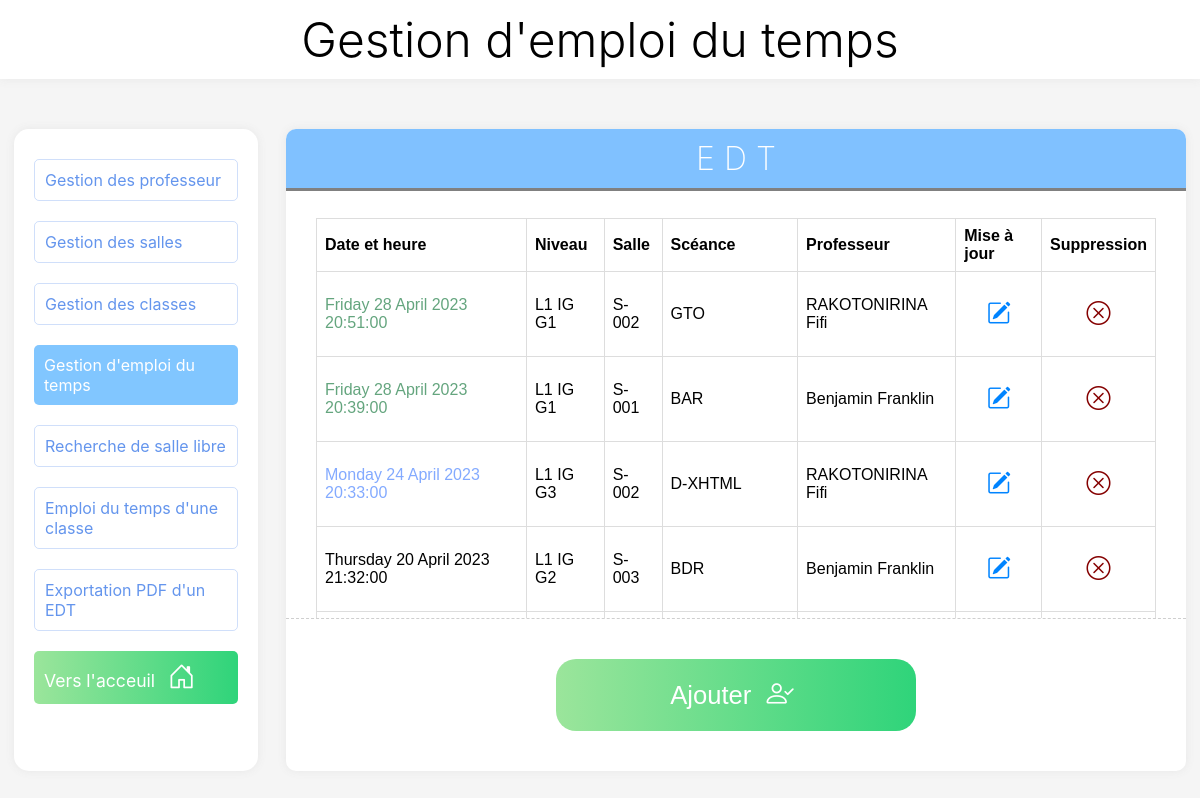
The app's page /view/edt/all.php with its own data.
### tables this page shows
CREATE TABLE IF NOT EXISTS `emploi_du_temps` (
  `id` int NOT NULL AUTO_INCREMENT,
  `idsalle` int NOT NULL,
  `design_salle` varchar(50) NOT NULL,
  `idprof` varchar(20) NOT NULL,
  `idclasse` varchar(10) NOT NULL,
  `cours` varchar(30) NOT NULL,
  `date` datetime NOT NULL,
  PRIMARY KEY (`id`),
  KEY `fk_idsalle` (`idsalle`),
  KEY `fk_idprof` (`idprof`),
  KEY `fk_idclasse` (`idclasse`)
);

CREATE TABLE IF NOT EXISTS `classe` (
  `idclasse` varchar(10) NOT NULL,
  `niveau` varchar(10) NOT NULL,
  PRIMARY KEY (`idclasse`)
);

CREATE TABLE IF NOT EXISTS `salle` (
  `idsalle` int NOT NULL AUTO_INCREMENT,
  `design` varchar(20) NOT NULL,
  `occupation` varchar(10) NOT NULL DEFAULT 'non',
  PRIMARY KEY (`idsalle`)
);

CREATE TABLE IF NOT EXISTS `professeur` (
  `idprof` varchar(20) NOT NULL,
  `nom` varchar(100) NOT NULL,
  `prenom` varchar(150) NOT NULL,
  `grade` varchar(150) NOT NULL,
  PRIMARY KEY (`idprof`)
);

### controller/EdtCrud/read.php (the view, shortened to what this page needs)
<?php
    require("connect.php");
    $sql =  "SELECT *, DATE_FORMAT(e.date, '%W %d %M %Y %H:%i:%s') date,DATE_FORMAT(e.date, '%W') day
            FROM emploi_du_temps e
            JOIN professeur p ON e.idprof = p.idprof
            JOIN classe c ON e.idclasse = c.idclasse
            JOIN salle s on e.idsalle = s.idsalle
            ORDER BY e.date DESC";
    if ($res = $con->query($sql)) {
        if ($res->num_rows > 0) {
            while ($row = $res->fetch_assoc()) {
            ?>
    <tr>
        <td><?php
            if ($row["day"] == "Friday" ) {
                    echo "<p class=\"day-f\">".$row["date"]."</p>";
            } elseif ($row["day"] == "Monday") {
                echo "<p class=\"day-m\">".$row["date"]."</p>";
            } else {
                echo "<p>".$row["date"]."</p>";
            }
        ?>
        </td>
        <td>
            <?= $row["niveau"]; ?>
        </td>
        <td>
            <?= $row["design"]; ?>
        </td>
        <td>
            <?= $row["cours"]; ?>
        </td>
        <td>
            <?= $row["nom"]; ?>
                <?= $row["prenom"]; ?>
        </td>
        <td>
            <a class="delete" href="update.php?id=<?=$row['id']; ?>">
                <div class="icon">
                    <i class="bi blue-icon bi-pencil-square"></i>
                </div>
            </a>
        </td>
        <td>
            <a class="update" href="../../controller/EdtCrud/delete.php?id=<?=$row['id']; ?>">
                <div class="icon">
                    <i class="bi red-icon bi-x-circle"></i>
                </div>
            </a>
        </td>
    </tr>
    <?php
            }
        }
    } else {
        die($con->error);
    }
?>

### assets/css/side.css (style rules this page uses)
body { padding: 0; margin: 0; background-color: rgb(245, 245, 245); }

### assets/css/professeur.css (style rules this page uses)
.icon { background-color: var(--bs-light); border-radius: .25rem; text-align: center; }
.bi { margin: .5rem; font-size: 1.5rem; }
td, th { border: 1px solid #dddddd; text-align: left; padding: 8px; }
.blue-icon { color: rgb(0, 132, 255); }
.red-icon { color: rgb(133, 1, 1); }
.day-m { color: rgb(131, 170, 255); }
.day-f { color: rgb(100, 165, 126); }

### records on screen
emploi_du_temps: date "Friday 28 April 2023 20:51:00", idclasse.niveau "L1 IG G1", idsalle.design "S-002", cours "GTO", idprof.nom "RAKOTONIRINA", idprof.prenom "Fifi"
emploi_du_temps: date "Friday 28 April 2023 20:39:00", idclasse.niveau "L1 IG G1", idsalle.design "S-001", cours "BAR", idprof.nom "Benjamin", idprof.prenom "Franklin"
emploi_du_temps: date "Monday 24 April 2023 20:33:00", idclasse.niveau "L1 IG G3", idsalle.design "S-002", cours "D-XHTML", idprof.nom "RAKOTONIRINA", idprof.prenom "Fifi"
emploi_du_temps: date "Thursday 20 April 2023 21:32:00", idclasse.niveau "L1 IG G2", idsalle.design "S-003", cours "BDR", idprof.nom "Benjamin", idprof.prenom "Franklin"
